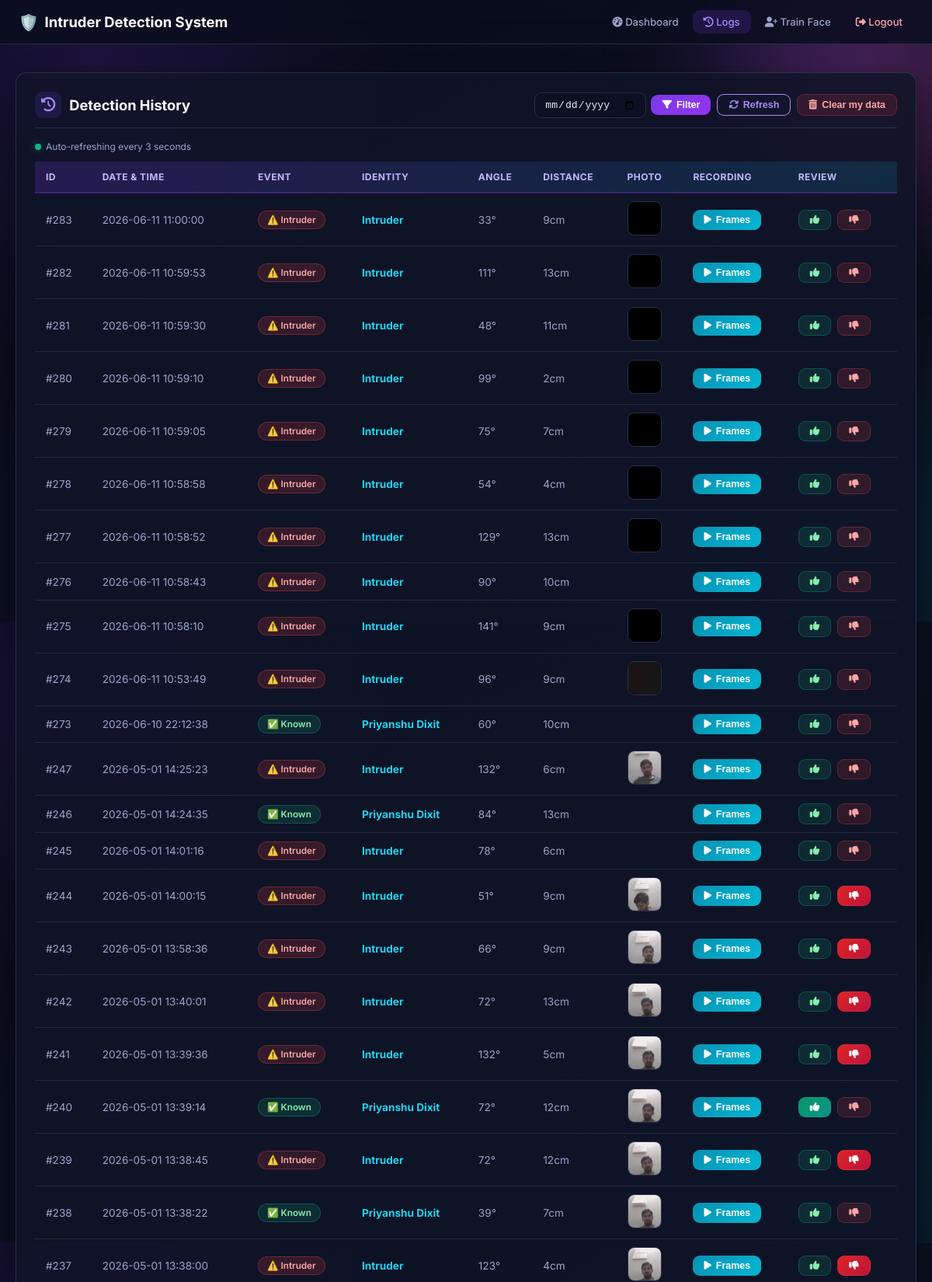
Screenshot of /history (signed in, upper part) with the database file from the repository.
### tables this page shows
CREATE TABLE logs (
            id INTEGER PRIMARY KEY AUTOINCREMENT,
            timestamp TEXT,
            event_type TEXT,
            image_path TEXT,
            created_at DATETIME DEFAULT CURRENT_TIMESTAMP
        , person_name TEXT, angle INTEGER, distance INTEGER, user_id INTEGER, recording_path TEXT, model_distance REAL, model_threshold REAL, review_status INTEGER DEFAULT 0, review_comment TEXT);

### main.py (the view)
@app.route('/history')
def history():
    if 'user' not in session or 'user_id' not in session:
        return redirect(url_for('login'))
    user_id = session['user_id']
    date_arg = request.args.get('date')
    date_filter = parse_history_date(date_arg) if date_arg else None
    with db_lock:
        conn = get_db_connection()
        c = conn.cursor()
        if date_filter:
            c.execute("""SELECT id, timestamp, event_type, person_name, image_path,
                         recording_path, angle, distance, review_status FROM logs
                         WHERE user_id=? AND timestamp LIKE ? ORDER BY id DESC""",
                      (user_id, f"{date_filter}%"))
        else:
            c.execute("""SELECT id, timestamp, event_type, person_name, image_path,
                         recording_path, angle, distance, review_status FROM logs
                         WHERE user_id=? ORDER BY id DESC""", (user_id,))
        logs = c.fetchall()
        conn.close()
    return render_template('history.html', username=session['user'], logs=logs,
                            date_filter=date_filter or '')

### main.py (called while the page is built)
def get_db_connection():
    conn = sqlite3.connect(DB_NAME, timeout=30, check_same_thread=False)
    conn.execute('PRAGMA journal_mode=WAL')
    conn.execute('PRAGMA busy_timeout=30000')
    conn.execute('PRAGMA foreign_keys=ON')
    return conn

### templates/history.html (shortened to what this page needs)
{% extends "base.html" %}
{% block content %}
<div class="glass-panel fade-in mt-2">
    <div class="section-header">
        <h2 class="section-title">
            <i class="fas fa-clock-rotate-left"></i>
            <span>Detection History</span>
        </h2>
        <div class="history-toolbar">
            <form method="GET" action="{{ url_for('history') }}" class="history-filter-form">
                <input type="date" name="date" value="{{ date_filter }}"
                    class="input-date-sm">
                <button type="submit" class="btn btn-sm">
                    <i class="fas fa-filter"></i> Filter
                </button>
            </form>
            <button type="button" class="btn btn-outline btn-sm" onclick="refreshFullHistory()">
                <i class="fas fa-arrows-rotate"></i> Refresh
            </button>
            <form method="POST" action="{{ url_for('reset_my_data') }}" class="m-0"
                onsubmit="return confirm('Delete all your logs, photos, and recordings? Your login stays the same.');">
                <button type="submit" class="btn btn-sm btn-subtle-danger">
                    <i class="fas fa-trash-can"></i> Clear my data
                </button>
            </form>
        </div>
    </div>
    <div class="history-auto-refresh">
        <span class="live-dot"></span> Auto-refreshing every 3 seconds
    </div>
    <div class="table-wrap">
        <table class="data-table">
            <thead>
                <tr>
                    <th>ID</th>
                    <th>Date & Time</th>
                    <th>Event</th>
                    <th>Identity</th>
                    <th>Angle</th>
                    <th>Distance</th>
                    <th>Photo</th>
                    <th>Recording</th>
                    <th>Review</th>
                </tr>
            </thead>
            <tbody id="logsTableBody">
                {% for log in logs %}
                <tr>
                    <td><span class="text-muted">#{{ log[0] }}</span></td>
                    <td class="text-muted compact-text">{{ log[1] }}</td>
                    <td>
                        {% if log[2] and 'Intruder' in log[2] %}
                        <span class="badge badge-danger">⚠️ Intruder</span>
                        {% elif log[2] and 'Processing' in log[2] %}
                        <span class="badge badge-warning">⏳ Analyzing</span>
                        {% elif log[2] and 'Known' in log[2] %}
                        <span class="badge badge-success">✅ Known</span>
                        {% else %}
                        <span class="badge badge-warning">ℹ️ Review</span>
                        {% endif %}
                    </td>
                    <td>
                        {% if log[3] and log[3] != 'Unknown' and log[3] != 'Analyzing...' %}
                        <strong class="text-accent">{{ log[3] }}</strong>
                        {% elif log[3] == 'Analyzing...' %}
                        <span class="text-warning processing-text">Processing...</span>
                        {% else %}
                        <span class="text-muted">Unknown</span>
                        {% endif %}
                    </td>
                    <td class="text-muted">{{ log[6] if log[6] is not none else 0 }}°</td>
                    <td class="text-muted">{{ log[7] if log[7] is not none else 0 }}cm</td>
                    <td>
                        {% if log[4] %}
                        <img src="{{ url_for('serve_capture', filename=log[4]) }}" class="img-thumb"
                            onclick="openImageModal('{{ url_for('serve_capture', filename=log[4]) }}')"
                            onerror="this.style.display='none'">
                        {% else %}
                        <span class="text-muted">—</span>
                        {% endif %}
                    </td>
                    <td>
                        {% if log[5] %}
                            {% if 'manifest.json' in log[5] %}
                            <button class="btn btn-sm btn-cyan" onclick="playFrameSequence('{{ url_for('serve_recording', filename=log[5]) }}')">
                                <i class="fas fa-play"></i> Frames
                            </button>
                            {% else %}
                            <button class="btn btn-sm btn-cyan" onclick="openVideoModal('{{ url_for('serve_recording', filename=log[5]) }}', '/recordings_manifest/{{ log[5] }}')">
                                <i class="fas fa-play"></i> Play
                            </button>
                            {% endif %}
                        {% else %}
                        <span class="text-muted">—</span>
                        {% endif %}
                    </td>
                    <td>
                        <div class="review-actions">
                            <button class="btn btn-sm btn-like {{ 'active' if (log[8] or 0) == 1 else '' }}"
                                onclick="submitReview({{ log[0] }}, 'like')">
                                <i class="fas fa-thumbs-up"></i>
                            </button>
                            <button class="btn btn-sm btn-dislike {{ 'active' if (log[8] or 0) == -1 else '' }}"
                                onclick="submitReview({{ log[0] }}, 'dislike')">
                                <i class="fas fa-thumbs-down"></i>
                            </button>
                        </div>
                    </td>
                </tr>
                {% endfor %}
            </tbody>
        </table>
    </div>
</div>
{% endblock %}

### templates/base.html (shortened to what this page needs)
<!DOCTYPE html>
<html lang="en">
<head>
    <link rel="stylesheet" href="{{ url_for('static', filename='style.css') }}">
    <link rel="stylesheet" href="https://cdnjs.cloudflare.com/ajax/libs/font-awesome/6.5.1/css/all.min.css"
 />
</head>
<body>
    <nav class="navbar">
        <a href="/" class="brand">
            <span class="brand-emoji">🛡️</span> Intruder Detection System
        </a>
        <div class="nav-links">
            {% if session.user %}
            <a href="{{ url_for('dashboard') }}" class="{{ 'active' if request.endpoint == 'dashboard' else '' }}">
                <i class="fas fa-gauge-high"></i> Dashboard
            </a>
            <a href="{{ url_for('history') }}" class="{{ 'active' if request.endpoint == 'history' else '' }}">
                <i class="fas fa-clock-rotate-left"></i> Logs
            </a>
            <a href="{{ url_for('train_face') }}" class="{{ 'active' if request.endpoint == 'train_face' else '' }}">
                <i class="fas fa-user-plus"></i> Train Face
            </a>
            <a href="{{ url_for('logout') }}" class="logout-link">
                <i class="fas fa-right-from-bracket"></i> Logout
            </a>
            {% else %}
            <a href="{{ url_for('login') }}">Login</a>
            <a href="{{ url_for('register') }}">Register</a>
            {% endif %}
        </div>
    </nav>
    <div class="container">
        {% block content %}{% endblock %}
    </div>
</body>
</html>

### rows the page displays
logs: id "283", timestamp "2026-06-11 11:00:00", shows "⚠️ Intruder", person_name "Intruder", angle "33", distance "9", image_path (picture)
logs: id "282", timestamp "2026-06-11 10:59:53", shows "⚠️ Intruder", person_name "Intruder", angle "111", distance "13", image_path (picture)
logs: id "281", timestamp "2026-06-11 10:59:30", shows "⚠️ Intruder", person_name "Intruder", angle "48", distance "11", image_path (picture)
logs: id "280", timestamp "2026-06-11 10:59:10", shows "⚠️ Intruder", person_name "Intruder", angle "99", distance "2", image_path (picture)
logs: id "279", timestamp "2026-06-11 10:59:05", shows "⚠️ Intruder", person_name "Intruder", angle "75", distance "7", image_path (picture)
logs: id "278", timestamp "2026-06-11 10:58:58", shows "⚠️ Intruder", person_name "Intruder", angle "54", distance "4", image_path (picture)
logs: id "277", timestamp "2026-06-11 10:58:52", shows "⚠️ Intruder", person_name "Intruder", angle "129", distance "13", image_path (picture)
logs: id "276", timestamp "2026-06-11 10:58:43", shows "⚠️ Intruder", person_name "Intruder", angle "90", distance "10"
logs: id "275", timestamp "2026-06-11 10:58:10", shows "⚠️ Intruder", person_name "Intruder", angle "141", distance "9", image_path (picture)
logs: id "274", timestamp "2026-06-11 10:53:49", shows "⚠️ Intruder", person_name "Intruder", angle "96", distance "9", image_path (picture)
logs: id "273", timestamp "2026-06-10 22:12:38", event_type "✅ Known", person_name "Priyanshu Dixit", angle "60", distance "10"
logs: id "247", timestamp "2026-05-01 14:25:23", shows "⚠️ Intruder", person_name "Intruder", angle "132", distance "6", image_path (picture)
logs: id "246", timestamp "2026-05-01 14:24:35", event_type "✅ Known", person_name "Priyanshu Dixit", angle "84", distance "13"
logs: id "245", timestamp "2026-05-01 14:01:16", shows "⚠️ Intruder", person_name "Intruder", angle "78", distance "6"
logs: id "244", timestamp "2026-05-01 14:00:15", shows "⚠️ Intruder", person_name "Intruder", angle "51", distance "9", image_path (picture)
logs: id "243", timestamp "2026-05-01 13:58:36", shows "⚠️ Intruder", person_name "Intruder", angle "66", distance "9", image_path (picture)
logs: id "242", timestamp "2026-05-01 13:40:01", shows "⚠️ Intruder", person_name "Intruder", angle "72", distance "13", image_path (picture)
logs: id "241", timestamp "2026-05-01 13:39:36", shows "⚠️ Intruder", person_name "Intruder", angle "132", distance "5", image_path (picture)
logs: id "240", timestamp "2026-05-01 13:39:14", event_type "✅ Known", person_name "Priyanshu Dixit", angle "72", distance "12", image_path (picture)
logs: id "239", timestamp "2026-05-01 13:38:45", shows "⚠️ Intruder", person_name "Intruder", angle "72", distance "12", image_path (picture)
logs: id "238", timestamp "2026-05-01 13:38:22", event_type "✅ Known", person_name "Priyanshu Dixit", angle "39", distance "7", image_path (picture)
logs: id "237", timestamp "2026-05-01 13:38:00", shows "⚠️ Intruder", person_name "Intruder", angle "123", distance "4", image_path (picture)
